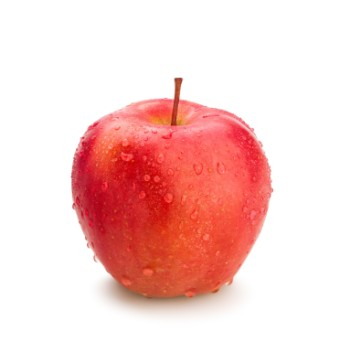
#> input picture crawlingDB/apple.jpg, 340 x 363 px; its folder holds only this picture in this run
$ jupyter execute --allow-errors EX02_ImageBlending_GameMake.ipynb
#> lines starting #> are read from the running program, lines starting #| are printed output that depends on the picture
## 목표 설정
1. 데이터 수집(데이터 제공)
2. 디렉토리에 접근해서 이미지 확인
3. 이미지 읽기 출력 + 이미지 처리
4. 이미지 이름 영한사전 구축
5. 이미지에 맞는 한국어 단어 출력
6. 이미지 블랜딩 - 2 / 3
7. 정답 입력 -> 정답 체크

### 1. 라이브러리 불러오기

[cell 1]
import numpy as np
import matplotlib.pyplot as plt
import cv2
import os
from PIL import Image

#### 1-1. 디렉토리 접근 - os 라이브러리
- os.listdir(경로) : 해당 경로 안에 있는 파일명을 리스트 형태로 묶어서 출력

[cell 2]
img_fd = os.listdir('./crawlingDB')
img_fd

#### 1-2. 이미지 불러와서 출력

[cell 3]
img = cv2.imread(f'./crawlingDB/{img_fd[-1]}')
#> img is the input picture: shape (363, 340, 3); mean B, G, R 205.3, 208.1, 246.8
img = cv2.cvtColor(img, cv2.COLOR_BGR2RGB)
plt.imshow(img)

### 2. 정답 데이터 레이블 사전 구축

#### 2-1. split 진행
- 문자열에서 .을 기준으로 분리 -> 확장자 부분을 제외한 데이터를 가져오기
- 반복문 -> 리스트 Comprehension 활용

[cell 4]
img_fd2 = [name.split('.')[0] for name in img_fd]
img_fd2

#### 2-2. 수출된 영어 정답에 맞는 한글 정답 만들어주기
1. 영한 번역기 딥러닝 모델을 연결해서 한국어 문자열 생성
2. 수기로 작성하는 방식

[cell 5]
korean_name = ['토끼', '제니', '푸들', '아이스크림', '도라에몽', '라이언', '튤립',
               '포메라니안', '망고', '포도', '토마토', '떡볶이', '유재석', '체리',
               '수박', '오렌지', '사과', '얼룩말', '햄버거', '고양이', '멜론', '호랑이', '장미']

#### 2-3. 정답 데이터 연결 -> 딕셔너리 형태로 묶어주기

[cell 6]
name_dict = dict(zip(img_fd2, korean_name))
name_dict

#> (a cell that did not finish here is left out)

#> (a cell that did not finish here is left out)

#### 2-4. 이미지에 맞는 한국어 단어 출력 알고리즘 구현
- 인덱스 번호 0 고정

[cell 9]
rd_int = np.random.randint(0, len(img_fd), size = 1)[0]
rd_int

[cell 10]
rd_int = np.random.randint(0, len(img_fd), size = 2)
rd_int

[cell 11]
ext_img = []
ext_name = []
rd_int = np.random.randint(0, len(img_fd), size = 3)

for i in rd_int :
    img_path = f'./crawlingDB/{img_fd[i]}'
    img = cv2.imread(img_path)
    img = cv2.cvtColor(img, cv2.COLOR_BGR2RGB)

    en_name = img_fd[i].split('.')[0]
    ko_name = name_dict[en_name]

    ext_img.append(img_path)
    ext_name.append(ko_name)

print(ext_img)
print(ext_name)

[cell 12]
img1 = cv2.imread(ext_img[0])
img2 = cv2.imread(ext_img[1])

[cell 13]
img1 = cv2.cvtColor(img1, cv2.COLOR_BGR2RGB)
img2 = cv2.cvtColor(img2, cv2.COLOR_BGR2RGB)

[cell 14]
img1 = cv2.resize(img1, dsize = (128, 128))
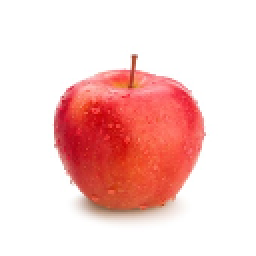
#> img1: shape (128, 128, 3) (shown 2 times larger); mean R, G, B 246.8, 208, 205.3
img2 = cv2.resize(img2, dsize = (128, 128))

[cell 15]
img_add = cv2.addWeighted(img1, 0.6, img2, 0.4, 0)

plt.imshow(img_add)
plt.show()

[cell 16]
# 함수를 이용해서 이미지 갯수 지정해주고 상황에 맞는 이미지 블렌딩 실행
# [26 lines left out: function add_img, not called in this run]

[cell 17]
input_size = int(input("블렌딩 장수 입력(2 or 3): "))
#> the answer given: 100
